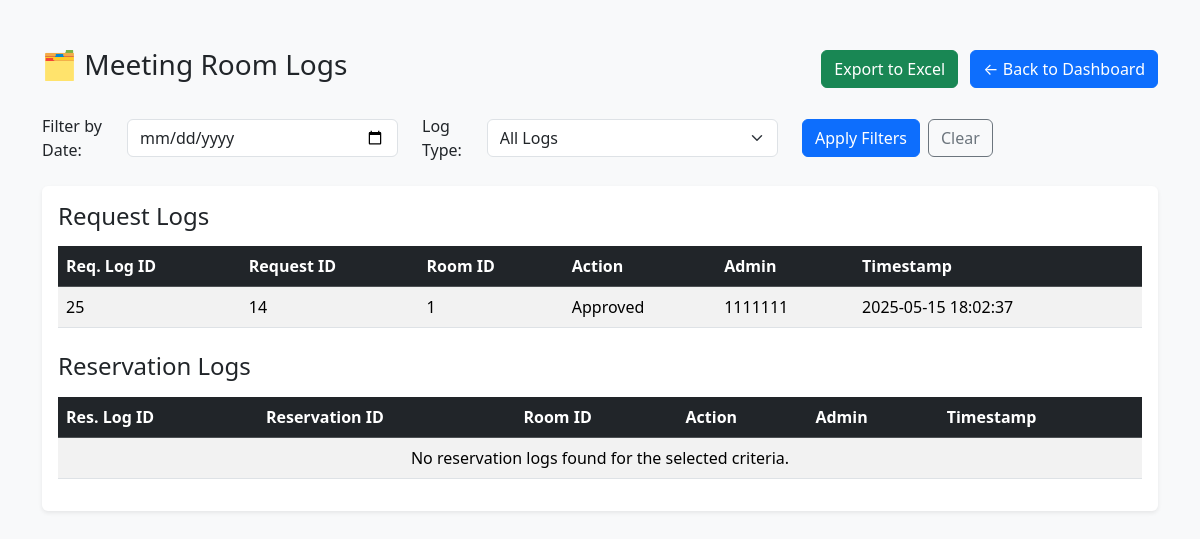
Page /mr_logs.php (signed in) on the committed database.
### tables this page shows
CREATE TABLE `request_logs` (
  `log_id` int(11) NOT NULL,
  `req_id` int(11) NOT NULL,
  `action` enum('Approved','Rejected') NOT NULL,
  `admin_id` int(11) NOT NULL,
  `timestamp` timestamp NOT NULL DEFAULT current_timestamp()
);

CREATE TABLE `meeting_rooms` (
  `room_id` int(11) NOT NULL,
  `Status` enum('Available','Unavailable','In Session','') NOT NULL
);

CREATE TABLE `users` (
  `id` int(11) NOT NULL,
  `student_number` varchar(20) NOT NULL,
  `full_name` varchar(255) DEFAULT NULL,
  `password` varchar(255) NOT NULL,
  `role` enum('student','admin') NOT NULL
);

### mr_logs.php (the view, shortened to what this page needs)
<?php
include('db_connection.php');
$filterDate = $_GET['date'] ?? null;
$logType = $_GET['log_type'] ?? 'all';
$reqSql = "
    SELECT rl.*, u.student_number AS admin_number, r.room_id
    FROM request_logs rl
    JOIN mr_requests mr ON rl.req_id = mr.req_id
    JOIN users u ON rl.admin_id = u.id
    JOIN meeting_rooms r ON mr.room_id = r.room_id
";
$reqSql .= " ORDER BY rl.timestamp DESC";
$reqResult = $conn->query($reqSql);
$resSql = "
    SELECT rl.*, u.student_number AS admin_number, r.room_id
    FROM reserve_logs rl
    JOIN mr_reservations mr ON rl.res_id = mr.res_id
    JOIN users u ON rl.admin_id = u.id
    JOIN meeting_rooms r ON mr.room_id = r.room_id
";
$resSql .= " ORDER BY rl.timestamp DESC";
$resResult = $conn->query($resSql);
?>
<!DOCTYPE html>
<html>
<head>
    <link href="https://cdn.jsdelivr.net/npm/bootstrap@5.3.5/dist/css/bootstrap.min.css" rel="stylesheet">
</head>
<body class="bg-light">
    <div class="container py-5">
        <div class="d-flex justify-content-between align-items-center mb-4">
            <h1 class="h3">🗂️ Meeting Room Logs</h1>
            <div>
                <a href="?export=1" class="btn btn-success me-2">
                    <i class="bi bi-file-excel"></i> Export to Excel
                </a>
                <a href="admin_dashboard.php" class="btn btn-primary">← Back to Dashboard</a>
            </div>
        </div>
        <div class="row mb-4">
            <div class="col-md-12">
                <form method="get">
                    <div class="row align-items-center">
                        <div class="col-md-4">
                            <div class="d-flex align-items-center">
                                <label for="date" class="form-label mb-0 me-2">Filter by Date:</label>
                                <input type="date" id="date" name="date" class="form-control" value="<?= htmlspecialchars($filterDate ?? ''); ?>">
                            </div>
                        </div>
                        <div class="col-md-4">
                            <div class="d-flex align-items-center">
                                <label for="log_type" class="form-label mb-0 me-2">Log Type:</label>
                                <select name="log_type" id="log_type" class="form-select">
                                    <option value="all" <?= ($logType === 'all') ? 'selected' : ''; ?>>All Logs</option>
                                </select>
                            </div>
                        </div>
                        <div class="col-md-4">
                            <div class="d-flex">
                                <button type="submit" class="btn btn-primary me-2">Apply Filters</button>
                                <a href="mr_logs.php" class="btn btn-outline-secondary">Clear</a>
                            </div>
                        </div>
                    </div>
                </form>
            </div>
        </div>
        <div class="table-responsive shadow-sm rounded bg-white p-3">
            <?php if ($logType === 'all' || $logType === 'request'): ?>
            <h4 class="mb-3">Request Logs</h4>
            <table class="table table-striped table-hover align-middle">
                <thead class="table-dark">
                    <tr>
                        <th scope="col">Req. Log ID</th>
                        <th scope="col">Request ID</th>
                        <th scope="col">Room ID</th>
                        <th scope="col">Action</th>
                        <th scope="col">Admin</th>
                        <th scope="col">Timestamp</th>
                    </tr>
                </thead>
                <tbody>
                    <?php if ($reqResult && $reqResult->num_rows > 0): ?>
                        <?php while ($rqlog = $reqResult->fetch_assoc()): ?>
                            <tr>
                                <td><?= htmlspecialchars($rqlog['log_id']) ?></td>
                                <td><?= htmlspecialchars($rqlog['req_id']) ?></td>
                                <td><?= htmlspecialchars($rqlog['room_id']) ?></td>
                                <td><?= htmlspecialchars($rqlog['action']) ?></td>
                                <td><?= htmlspecialchars($rqlog['admin_number']) ?></td>
                                <td><?= htmlspecialchars($rqlog['timestamp']) ?></td>
                            </tr>
                        <?php endwhile; ?>
                    <?php else: ?>
                        <tr>
                            <td colspan="6" class="text-center">No request logs found for the selected criteria.</td>
                        </tr>
                    <?php endif; ?>
                </tbody>
            </table>
            <?php endif; ?>
            <?php if ($logType === 'all' || $logType === 'reserve'): ?>
            <h4 class="mb-3 mt-4">Reservation Logs</h4>
            <table class="table table-striped table-hover align-middle">
                <thead class="table-dark">
                    <tr>
                        <th scope="col">Res. Log ID</th>
                        <th scope="col">Reservation ID</th>
                        <th scope="col">Room ID</th>
                        <th scope="col">Action</th>
                        <th scope="col">Admin</th>
                        <th scope="col">Timestamp</th>
                    </tr>
                </thead>
                <tbody>
                    <?php if ($resResult && $resResult->num_rows > 0): ?>
                        <?php while ($rslog = $resResult->fetch_assoc()): ?>
                            <tr>
                                <td><?= htmlspecialchars($rslog['log_id']) ?></td>
                                <td><?= htmlspecialchars($rslog['res_id']) ?></td>
                                <td><?= htmlspecialchars($rslog['room_id']) ?></td>
                                <td><?= htmlspecialchars($rslog['action']) ?></td>
                                <td><?= htmlspecialchars($rslog['admin_number']) ?></td>
                                <td><?= htmlspecialchars($rslog['timestamp']) ?></td>
                            </tr>
                        <?php endwhile; ?>
                    <?php else: ?>
                        <tr>
                            <td colspan="6" class="text-center">No reservation logs found for the selected criteria.</td>
                        </tr>
                    <?php endif; ?>
                </tbody>
            </table>
            <?php endif; ?>
        </div>
    </div>
</body>
</html>

### rows in the picture
request_logs: log_id "25", req "14", meeting_rooms.room_id "1", action "Approved", users.student_number "1111111", timestamp "2025-05-15 18:02:37"
